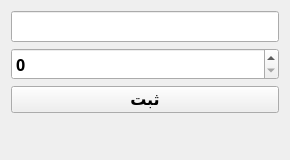
<?xml version="1.0" encoding="UTF-8"?>
<ui version="4.0">
 <class>new_snack</class>
 <widget class="QWidget" name="new_snack">
  <property name="geometry">
   <rect>
    <x>0</x>
    <y>0</y>
    <width>290</width>
    <height>160</height>
   </rect>
  </property>
  <property name="minimumSize">
   <size>
    <width>290</width>
    <height>160</height>
   </size>
  </property>
  <property name="maximumSize">
   <size>
    <width>290</width>
    <height>162</height>
   </size>
  </property>
  <property name="windowTitle">
   <string>New Snack</string>
  </property>
  <layout class="QVBoxLayout" name="verticalLayout">
   <item>
    <layout class="QFormLayout" name="formLayout">
     <item row="0" column="0" colspan="2">
      <widget class="QLineEdit" name="nameInput">
       <property name="font">
        <font>
         <family>B Nazanin</family>
         <pointsize>12</pointsize>
         <bold>true</bold>
        </font>
       </property>
      </widget>
     </item>
     <item row="1" column="0" colspan="2">
      <widget class="QSpinBox" name="priceInput">
       <property name="font">
        <font>
         <family>B Nazanin</family>
         <pointsize>12</pointsize>
         <bold>true</bold>
        </font>
       </property>
       <property name="showGroupSeparator" stdset="0">
        <bool>true</bool>
       </property>
       <property name="minimum">
        <number>0</number>
       </property>
       <property name="maximum">
        <number>100000000</number>
       </property>
       <property name="singleStep">
        <number>5000</number>
       </property>
       <property name="value">
        <number>0</number>
       </property>
      </widget>
     </item>
     <item row="2" column="0" colspan="2">
      <widget class="QPushButton" name="saveBtn">
       <property name="font">
        <font>
         <family>B Nazanin</family>
         <pointsize>12</pointsize>
         <bold>true</bold>
        </font>
       </property>
       <property name="text">
        <string>ثبت</string>
       </property>
      </widget>
     </item>
     <item row="3" column="0" colspan="2">
      <widget class="QLabel" name="statusLabel">
       <property name="font">
        <font>
         <family>B Nazanin</family>
         <pointsize>12</pointsize>
         <bold>true</bold>
        </font>
       </property>
       <property name="text">
        <string/>
       </property>
      </widget>
     </item>
    </layout>
   </item>
  </layout>
 </widget>
 <resources/>
 <connections/>
</ui>
